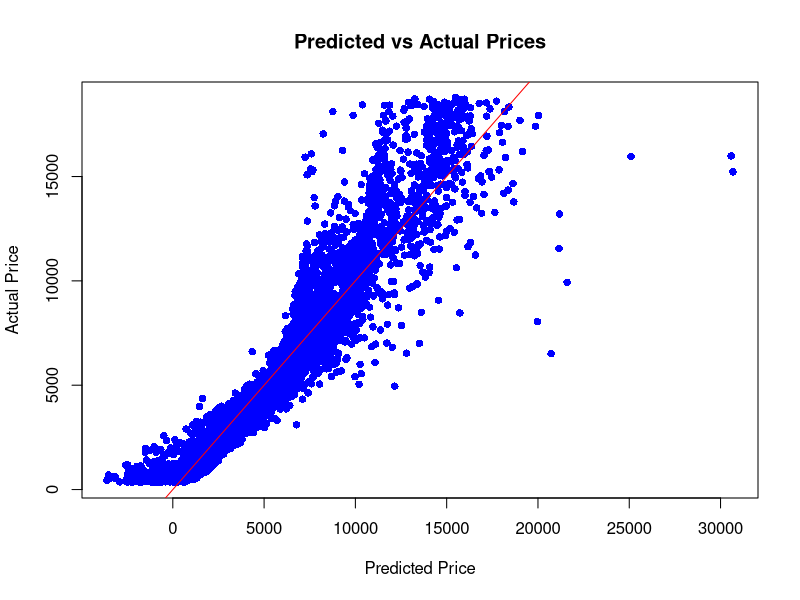

Write R code to recreate this figure. (Note: this script raises an error after producing the figure.)
## ---- chunk 1
knitr::opts_chunk$set(echo = TRUE)
## ---- chunk 2
# install.packages("tidyverse")
# install.packages("caret")
# install.packages("randomForest")
## ---- chunk 3
library(tidyverse)  
library(caret)    
library(randomForest) 
## ---- chunk 4
diamonds <- read.csv("diamonds.csv")

cat("Structure of the diamonds dataset:\n")
str(diamonds)
cat("\nFirst few rows of the dataset:\n")
head(diamonds)
## ---- chunk 5
#converting the categorical data into factors
diamonds$cut <- factor(diamonds$cut, levels = c("Fair", "Good", "Very Good", "Premium", "Ideal"))
diamonds$color <- factor(diamonds$color, levels = c("J", "I", "H", "G", "F", "E", "D"))
diamonds$clarity <- factor(diamonds$clarity, levels = c("I1", "SI1", "SI2", "VS1", "VS2", "VVS1", "VVS2", "IF"))
## ---- chunk 6
cat("Number of missing values per column:\n")
print(colSums(is.na(diamonds)))
## ---- chunk 7
set.seed(123)  
trainIndex <- createDataPartition(diamonds$price, p = 0.8, list = FALSE)
trainData <- diamonds[trainIndex, ]
testData <- diamonds[-trainIndex, ]

cat("Training set size: ", nrow(trainData), "\n")
cat("Test set size: ", nrow(testData), "\n")
## ---- chunk 8
# Training a linear regression model
model_lr <- lm(price ~ carat + cut + color + clarity + x + y + z + table + depth, data = trainData)
cat("Linear Regression Model Summary:\n")
summary(model_lr)
## ---- chunk 9
# predictions on the test set
predictions <- predict(model_lr, newdata = testData)
cat("Model Performance Metrics:\n")


rmse <- sqrt(mean((predictions - testData$price)^2))
cat("Root Mean Squared Error (RMSE): ", rmse, "\n")
rsq <- cor(predictions, testData$price)^2
cat("R-squared: ", rsq, "\n")

# Plot actual vs predicted prices
plot(predictions, testData$price, main = "Predicted vs Actual Prices", 
     xlab = "Predicted Price", ylab = "Actual Price", col = "blue", pch = 16)
abline(0, 1, col = "red")
## ---- chunk 10
# Training a Random Forest model 
model_rf <- randomForest(price ~ carat + cut + color + clarity + x + y + z + table + depth, 
                         data = trainData)

# print(model_rf)
cat("Random Forest Model Summary:\n")
print(model_rf)
cat("Feature Importance:\n")
print(model_rf$importance)
## ---- chunk 11
# Making predictions on the test set
predictions <- predict(model_rf, newdata = testData)

cat("First few predictions vs actual values:\n")
comparison <- data.frame(Actual = testData$price, Predicted = predictions)
print(head(comparison))

# Calculating the performance metrics: RMSE, R-squared
rmse <- sqrt(mean((predictions - testData$price)^2))
rsq <- cor(predictions, testData$price)^2

cat("Root Mean Squared Error (RMSE):", rmse, "\n")
cat("R-squared:", rsq, "\n")
## ---- chunk 12
# Visualizing predictions vs actual values
plot(predictions, testData$price, main = "Predicted vs Actual Prices", 
     xlab = "Predicted Price", ylab = "Actual Price", col = "blue", pch = 16)
abline(0, 1, col = "red")

# Residual plot
residuals <- predictions - testData$price
plot(predictions, residuals, main = "Residuals Plot", 
     xlab = "Predicted Price", ylab = "Residuals", col = "green", pch = 16)
abline(h = 0, col = "red")
